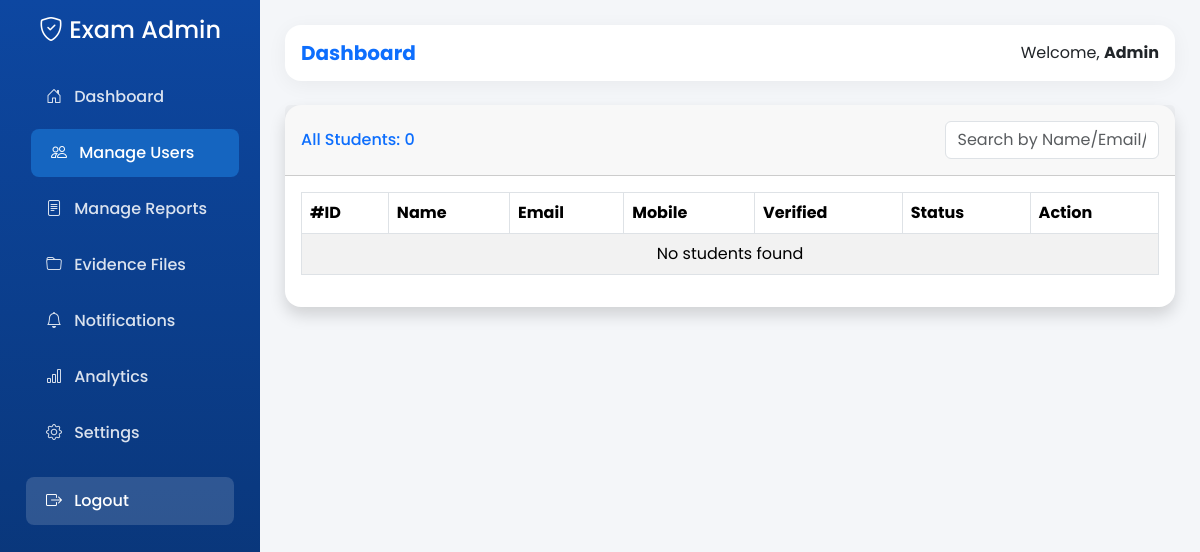
/admin/users (signed in), run on an earlier commit of the app's database.
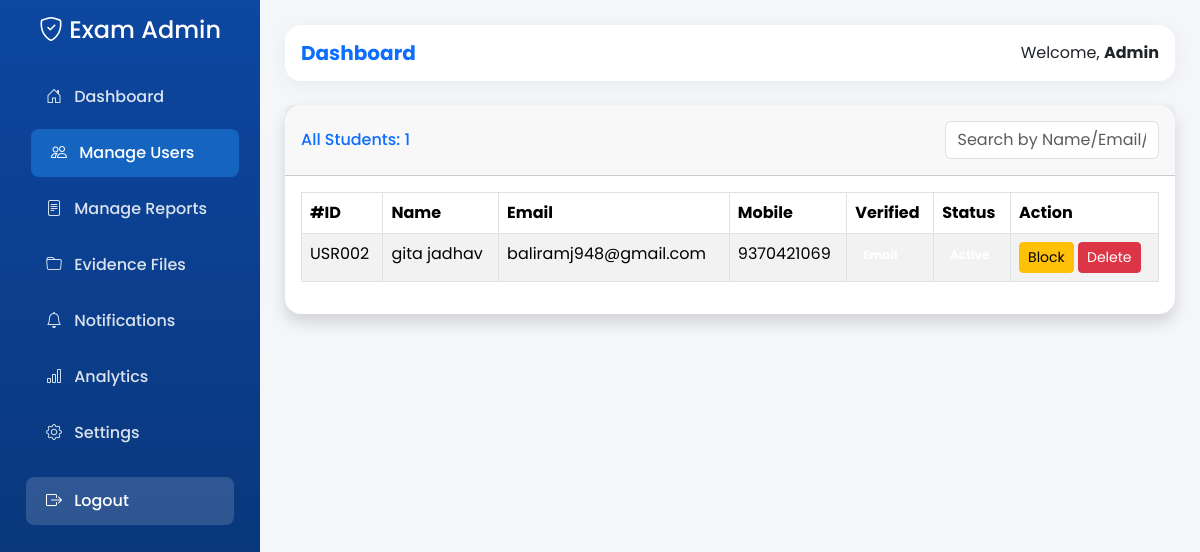
And on a later commit of the database.
### tables this page shows
CREATE TABLE users (
            id INTEGER PRIMARY KEY AUTOINCREMENT,
            username TEXT NOT NULL UNIQUE,
            password TEXT NOT NULL,
            email TEXT UNIQUE,
            mobile TEXT UNIQUE,
            name TEXT,
            role TEXT DEFAULT 'student',

            -- Verification
            is_mobile_verified INTEGER DEFAULT 0,
            is_email_verified INTEGER DEFAULT 0,
            mobile_otp TEXT,
            otp_generated_at TEXT,

            -- Identity Proof 
            profile_photo TEXT,
            id_proof_type TEXT,
            id_proof_number TEXT,
            id_proof_photo TEXT,
            is_id_verified INTEGER DEFAULT 0,

            -- Tracking & Moderation
            signup_ip TEXT,
            signup_user_agent TEXT,
            created_at TEXT DEFAULT CURRENT_TIMESTAMP,
            is_blocked INTEGER DEFAULT 0,
            trust_score INTEGER DEFAULT 100
        );

### app.py (the view)
@app.route('/admin/users')
@admin_required # @login_required chya jagah @admin_required
def admin_users():
    conn = get_db()
    users = conn.execute("SELECT * FROM users WHERE role='student' ORDER BY id DESC").fetchall()
    conn.close()
    return render_template('admin_users.html', user=current_user, users=[dict(u) for u in users])

### app.py (called while the page is built)
@login_manager.user_loader
def load_user(user_id):
    conn = get_db()
    user_row = conn.execute('SELECT * FROM users WHERE id =?', (user_id,)).fetchone()
    conn.close()
    if user_row:
        user = dict(user_row)
        return User(
            id=user['id'],
            username=user['username'],
            name=user.get('name', 'User'), # HE ADD KAR
            role=user.get('role', 'student'),
            is_mobile_verified=user.get('is_mobile_verified', 0),
            is_email_verified=user.get('is_email_verified', 0),
            is_blocked=user.get('is_blocked', 0)
        )
    return None

def admin_required(f):
    @wraps(f)
    def decorated_function(*args, **kwargs):
        if not current_user.is_authenticated:
            flash('Please login first', 'error')
            return redirect(url_for('login'))
        if current_user.role != 'admin':
            flash('You do not have admin permission', 'error')
            return redirect(url_for('dashboard')) # student dashboard la pathav
        return f(*args, **kwargs)
    return decorated_function

@app.context_processor
def inject_notifications():
    if 'user_id' in session:
        conn = get_db()
        count = conn.execute("SELECT COUNT(*) FROM notifications WHERE is_read = 0").fetchone()[0]
        return dict(unread_count=count)
    return dict(unread_count=0)

### database.py (called while the page is built)
def get_db():
    conn = sqlite3.connect(DB_PATH)
    conn.row_factory = sqlite3.Row
    return conn

### templates/admin_users.html (shortened to what this page needs)
{% extends "admin_base.html" %}
{% block content %}
<div class="card shadow mb-4">
    <div class="card-header py-3 d-flex justify-content-between align-items-center">
        <h6 class="m-0 font-weight-bold text-primary">All Students: {{ users|length }}</h6>
        <input type="text" id="searchUser" class="form-control w-25" placeholder="Search by Name/Email/Mobile">
    </div>
    <div class="card-body">
        <div class="table-responsive">
            <table class="table table-bordered table-striped" id="userTable">
                <thead class="thead-dark">
                    <tr>
                        <th>#ID</th>
                        <th>Name</th>
                        <th>Email</th>
                        <th>Mobile</th>
                        <th>Verified</th>
                        <th>Status</th>
                        <th>Action</th>
                    </tr>
                </thead>
                <tbody>
                    {% for u in users %}
                    <tr>
                        <td>USR{{ '%03d'|format(u.id) }}</td>
                        <td>{{ u.name }}</td>
                        <td>{{ u.email }}</td>
                        <td>{{ u.mobile }}</td>
                        <td>
                            {% if u.is_email_verified %}<span class="badge badge-success">Email</span>{% endif %}
                        </td>
                        <td>
                            {% if u.is_blocked %}<span class="badge badge-danger">Blocked</span>
                            {% else %}<span class="badge badge-success">Active</span>{% endif %}
                        </td>
                        <td>
                            {% if u.id!= user.id %}
                                <a href="{{ url_for('toggle_block', user_id=u.id) }}"
                                   class="btn btn-sm {{ 'btn-success' if u.is_blocked else 'btn-warning' }}"
                                   onclick="return confirm('Are you sure?')">
                                   {{ 'Unblock' if u.is_blocked else 'Block' }}
                                </a>
                                <a href="{{ url_for('delete_user', user_id=u.id) }}"
                                   class="btn btn-sm btn-danger"
                                   onclick="return confirm('Delete this user permanently?')">
                                   Delete
                                </a>
                            {% else %}
                                <span class="text-muted">This is you</span>
                            {% endif %}
                        </td>
                    </tr>
                    {% else %}
                    <tr><td colspan="7" class="text-center">No students found</td></tr>
                    {% endfor %}
                </tbody>
            </table>
        </div>
    </div>
</div>
{% endblock %}

### templates/admin_base.html (shortened to what this page needs)
<!DOCTYPE html>
<html lang="en">
<head>
    <link href="https://cdn.jsdelivr.net/npm/bootstrap@5.3.3/dist/css/bootstrap.min.css" rel="stylesheet">
    <link rel="stylesheet" href="https://cdn.jsdelivr.net/npm/bootstrap-icons@1.11.3/font/bootstrap-icons.min.css">
</head>
<body>
<div class="d-flex">
    <nav class="sidebar p-3">
        <h4 class="text-center mb-4"><i class="bi bi-shield-check"></i> Exam Admin</h4>
        <ul class="nav flex-column">
            <li><a class="nav-link {% if request.endpoint == 'admin_dashboard' %}active{% endif %}" href="{{ url_for('admin_dashboard') }}"><i class="bi bi-house-door me-2"></i> Dashboard</a></li>
            <li><a class="nav-link {% if request.endpoint == 'admin_users' %}active{% endif %}" href="{{ url_for('admin_users') }}"><i class="bi bi-people me-2"></i> Manage Users</a></li>
            <li><a class="nav-link {% if request.endpoint == 'admin_reports' %}active{% endif %}" href="{{ url_for('admin_reports') }}"><i class="bi bi-file-text me-2"></i> Manage Reports</a></li>
            <li><a class="nav-link {% if request.endpoint == 'admin_evidence' %}active{% endif %}" href="{{ url_for('admin_evidence') }}"><i class="bi bi-folder me-2"></i> Evidence Files</a></li>
            <li><a class="nav-link {% if request.endpoint == 'admin_notifications' %}active{% endif %}" href="{{ url_for('admin_notifications') }}"><i class="bi bi-bell me-2"></i> Notifications
            </a></li>
            <li><a class="nav-link {% if request.endpoint == 'admin_analytics' %}active{% endif %}" href="{{ url_for('admin_analytics') }}"><i class="bi bi-bar-chart me-2"></i> Analytics</a></li>
            <li><a class="nav-link {% if request.endpoint == 'admin_settings' %}active{% endif %}" href="{{ url_for('admin_settings') }}"><i class="bi bi-gear me-2"></i> Settings</a></li>
            <li><a class="nav-link logout-btn mt-3" href="{{ url_for('logout') }}"><i class="bi bi-box-arrow-right me-2"></i> Logout</a></li>
        </ul>
    </nav>
    <div class="main-content w-100">
        <div class="navbar-top p-3 mb-4 d-flex justify-content-between align-items-center">
            <h5 class="mb-0 fw-bold text-primary">{% block page_title %}Dashboard{% endblock %}</h5>
            <div>Welcome, <b>{{ session.user.name if session.user else 'Admin' }}</b></div>
        </div>
        {% block content %}{% endblock %}
    </div>
</div>
</body>
</html>

### templates/admin_base.html (style rules this page uses)
:root { --gov-blue: #0d47a1; --gov-blue-light: #1565c0; --bg-light: #f4f6f9; }
body { font-family: 'Poppins', sans-serif; background: var(--bg-light); }
.sidebar { min-height: 100vh; background: linear-gradient(180deg, var(--gov-blue) 0%, #08306b 100%); color: white; position: fixed; width: 260px; transition: all 0.3s; z-index: 1000; }
.sidebar .nav-link { color: rgba(255,255,255,0.85); padding: 12px 20px; margin: 4px 10px; border-radius: 8px; font-weight: 500; display: block; text-decoration: none; transition: all 0.2s; }
.sidebar .nav-link:hover, .sidebar .nav-link.active { background: var(--gov-blue-light); color: white; transform: translateX(5px); }
.main-content { margin-left: 260px; padding: 25px; }
.card { border: none; border-radius: 16px; box-shadow: 0 4px 20px rgba(0,0,0,0.08); transition: transform 0.3s; }
.navbar-top { background: white; border-radius: 16px; box-shadow: 0 4px 20px rgba(0,0,0,0.05); }
.logout-btn { background: rgba(255,255,255,0.15) !important; color: white !important; }

What changed in the data, as far as the page shows it:
added users: id "002", name "gita jadhav", email "baliramj948@gmail.com", mobile "9370421069", is_blocked "Block"
Also different on the page:
{{ users|length }}: "0" → "1"
text no longer shown: "No students found"
